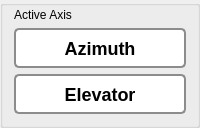
                 <widget class="QGroupBox" name="grpActiveAxis">
                  <property name="styleSheet">
                   <string notr="true">#grpActiveAxis { 
	border: 2px solid gray; border-radius: 10px;	font: 16px; 
	min-width: 180px; max-width: 180px;
}
QPushButton { font: bold 18px; border: 2px solid #8c8c8c; border-radius: 5px; background-color: white; min-height: 36px; color: black; }
QPushButton:pressed { background-color: #f2f2f2; }
QPushButton:hover:!checked { border: 2px solid #cc6600; }
QPushButton:checked { color: white; border: 2px solid #224d77; background-color: #224d77; }</string>
                  </property>
                  <property name="title">
                   <string/>
                  </property>
                  <layout class="QGridLayout" name="gridLayout_5" rowstretch="0,1,1">
                   <property name="topMargin">
                    <number>2</number>
                   </property>
                   <item row="0" column="0">
                    <widget class="QLabel" name="lblPos_5">
                     <property name="sizePolicy">
                      <sizepolicy hsizetype="Preferred" vsizetype="Fixed">
                       <horstretch>0</horstretch>
                       <verstretch>0</verstretch>
                      </sizepolicy>
                     </property>
                     <property name="styleSheet">
                      <string notr="true">QLabel { qproperty-alignment: AlignCenter; }</string>
                     </property>
                     <property name="text">
                      <string>Active Axis</string>
                     </property>
                    </widget>
                   </item>
                   <item row="1" column="0">
                    <widget class="QPushButton" name="btnAZActive">
                     <property name="styleSheet">
                      <string notr="true"/>
                     </property>
                     <property name="text">
                      <string>Azimuth</string>
                     </property>
                     <property name="checkable">
                      <bool>true</bool>
                     </property>
                     <property name="autoExclusive">
                      <bool>false</bool>
                     </property>
                    </widget>
                   </item>
                   <item row="2" column="0">
                    <widget class="QPushButton" name="btnELActive">
                     <property name="styleSheet">
                      <string notr="true"/>
                     </property>
                     <property name="text">
                      <string>Elevator</string>
                     </property>
                     <property name="checkable">
                      <bool>true</bool>
                     </property>
                     <property name="autoExclusive">
                      <bool>false</bool>
                     </property>
                    </widget>
                   </item>
                  </layout>
                 </widget>
